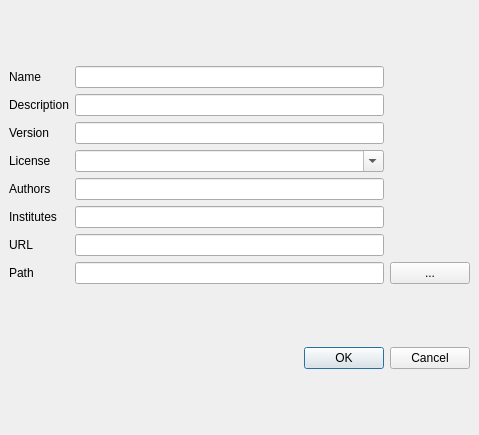
<ui version="4.0" >
 <class>NewPackageDialog</class>
 <widget class="QDialog" name="NewPackageDialog" >
  <property name="geometry" >
   <rect>
    <x>0</x>
    <y>0</y>
    <width>479</width>
    <height>435</height>
   </rect>
  </property>
  <property name="windowTitle" >
   <string>Package</string>
  </property>
  <layout class="QVBoxLayout" >
   <property name="margin" >
    <number>9</number>
   </property>
   <property name="spacing" >
    <number>6</number>
   </property>
   <item>
    <layout class="QGridLayout" >
     <property name="margin" >
      <number>0</number>
     </property>
     <property name="spacing" >
      <number>6</number>
     </property>
     <item row="4" column="1" >
      <widget class="QLineEdit" name="authorsEdit" />
     </item>
     <item row="1" column="0" >
      <widget class="QLabel" name="label_2" >
       <property name="text" >
        <string>Description</string>
       </property>
      </widget>
     </item>
     <item row="7" column="2" >
      <widget class="QPushButton" name="pathButton" >
       <property name="text" >
        <string>...</string>
       </property>
      </widget>
     </item>
     <item row="0" column="0" >
      <widget class="QLabel" name="label" >
       <property name="text" >
        <string>Name</string>
       </property>
      </widget>
     </item>
     <item row="2" column="1" >
      <widget class="QLineEdit" name="versionEdit" />
     </item>
     <item row="6" column="0" >
      <widget class="QLabel" name="label_7" >
       <property name="text" >
        <string>URL</string>
       </property>
      </widget>
     </item>
     <item row="7" column="0" >
      <widget class="QLabel" name="label_8" >
       <property name="text" >
        <string>Path</string>
       </property>
      </widget>
     </item>
     <item row="7" column="1" >
      <widget class="QLineEdit" name="pathEdit" />
     </item>
     <item row="5" column="0" >
      <widget class="QLabel" name="label_6" >
       <property name="text" >
        <string>Institutes</string>
       </property>
      </widget>
     </item>
     <item row="1" column="1" >
      <widget class="QLineEdit" name="descriptionEdit" />
     </item>
     <item row="2" column="0" >
      <widget class="QLabel" name="label_3" >
       <property name="text" >
        <string>Version</string>
       </property>
      </widget>
     </item>
     <item row="5" column="1" >
      <widget class="QLineEdit" name="intitutesEdit" />
     </item>
     <item row="3" column="1" >
      <widget class="QComboBox" name="licenseBox" >
       <property name="editable" >
        <bool>true</bool>
       </property>
      </widget>
     </item>
     <item row="6" column="1" >
      <widget class="QLineEdit" name="urlEdit" />
     </item>
     <item row="3" column="0" >
      <widget class="QLabel" name="label_4" >
       <property name="text" >
        <string>License</string>
       </property>
      </widget>
     </item>
     <item row="0" column="1" >
      <widget class="QLineEdit" name="nameEdit" />
     </item>
     <item row="4" column="0" >
      <widget class="QLabel" name="label_5" >
       <property name="text" >
        <string>Authors</string>
       </property>
      </widget>
     </item>
    </layout>
   </item>
   <item>
    <widget class="QDialogButtonBox" name="buttonBox" >
     <property name="orientation" >
      <enum>Qt::Horizontal</enum>
     </property>
     <property name="standardButtons" >
      <set>QDialogButtonBox::Cancel|QDialogButtonBox::NoButton|QDialogButtonBox::Ok</set>
     </property>
    </widget>
   </item>
  </layout>
 </widget>
 <resources/>
 <connections>
  <connection>
   <sender>buttonBox</sender>
   <signal>accepted()</signal>
   <receiver>NewPackageDialog</receiver>
   <slot>accept()</slot>
   <hints>
    <hint type="sourcelabel" >
     <x>248</x>
     <y>254</y>
    </hint>
    <hint type="destinationlabel" >
     <x>157</x>
     <y>274</y>
    </hint>
   </hints>
  </connection>
  <connection>
   <sender>buttonBox</sender>
   <signal>rejected()</signal>
   <receiver>NewPackageDialog</receiver>
   <slot>reject()</slot>
   <hints>
    <hint type="sourcelabel" >
     <x>316</x>
     <y>260</y>
    </hint>
    <hint type="destinationlabel" >
     <x>286</x>
     <y>274</y>
    </hint>
   </hints>
  </connection>
 </connections>
</ui>
